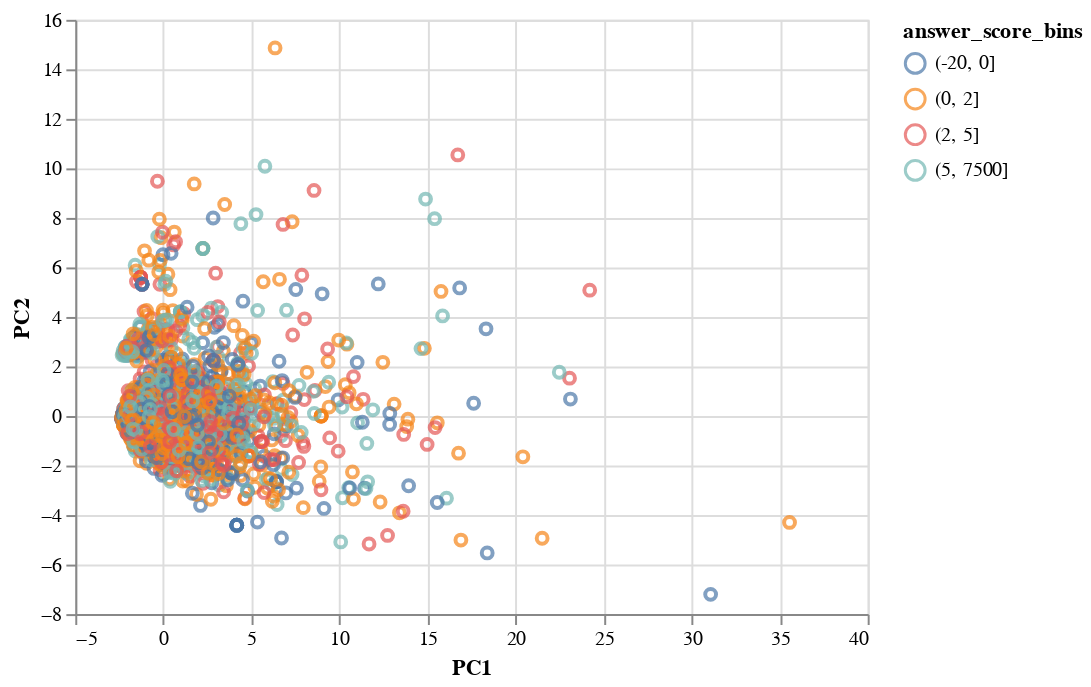

The cell this chart's notebook holds for it:
### Markdown cell above
## Attempt PCA

### Code cell
X2 = X.copy()

# Bin answer scores for categorical visualization
bins = [-20, 0, 2, 5, 7500]
target,width_bins = pd.cut(y, bins, retbins=True, duplicates='drop')

pca = PCA(n_components=2)
Xnew = pd.DataFrame(pca.fit_transform(X2),columns=["PC1","PC2"])
print('Explained variance ratio')
print(pca.explained_variance_ratio_)

source = Xnew.copy()
source['answer_score_bins'] = target.astype(str)
source.dropna(inplace=True)

alt.Chart(source.sample(n=5000)).mark_point().encode(
    x='PC1',
    y='PC2',
    color='answer_score_bins'
)

### Figure 1 — Vega-Lite specification as saved in the notebook (floating-point values rounded to 4 significant figures; data arrays with more than 128 entries replaced by an {"elided": "..."} marker saying what was removed)
{"config": {"view": {"continuousWidth": 400, "continuousHeight": 300}}, "data": {"name": "data-c2c2b6affea0371776d41b76a74309e9"}, "mark": "point", "encoding": {"color": {"type": "nominal", "field": "answer_score_bins"}, "x": {"type": "quantitative", "field": "PC1"}, "y": {"type": "quantitative", "field": "PC2"}}, "$schema": "https://vega.github.io/schema/vega-lite/v4.8.1.json", "datasets": {"data-c2c2b6affea0371776d41b76a74309e9": {"elided": "5000 records"}}}
